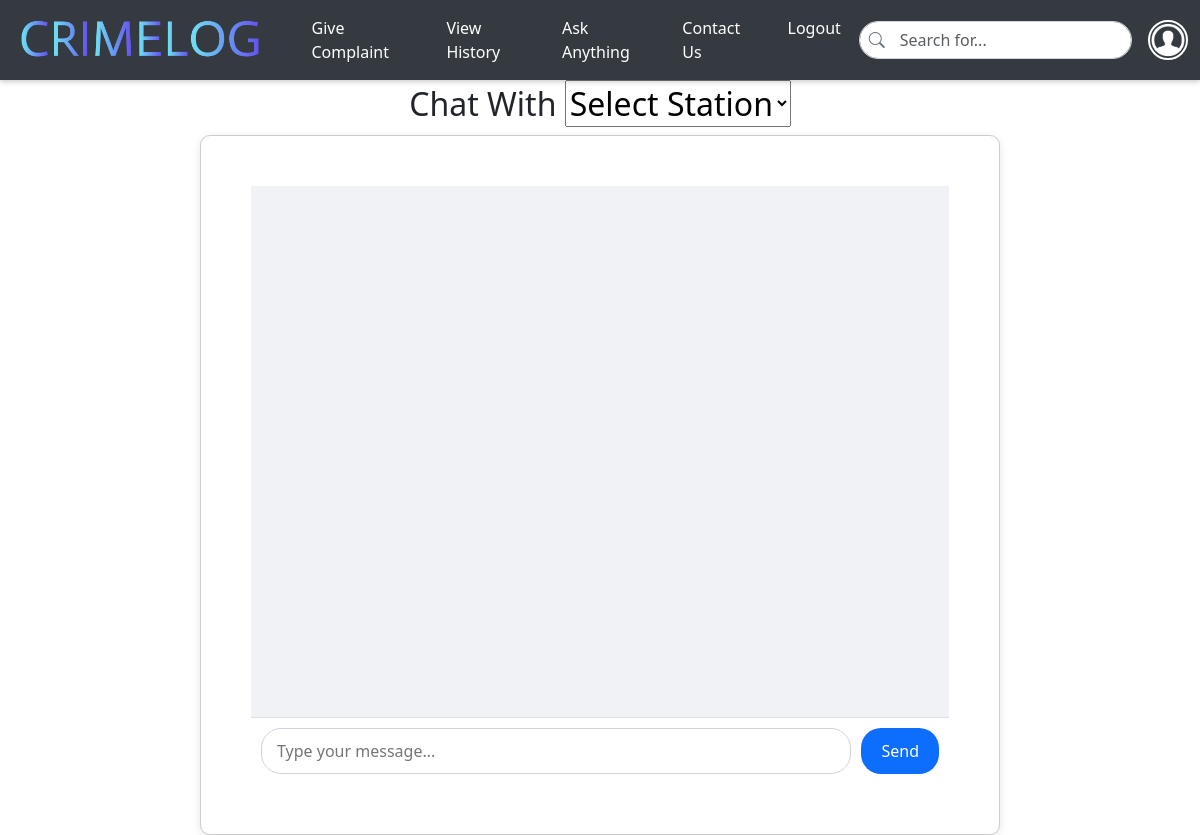
/message/1 (signed in), run on an earlier commit of the app's database.
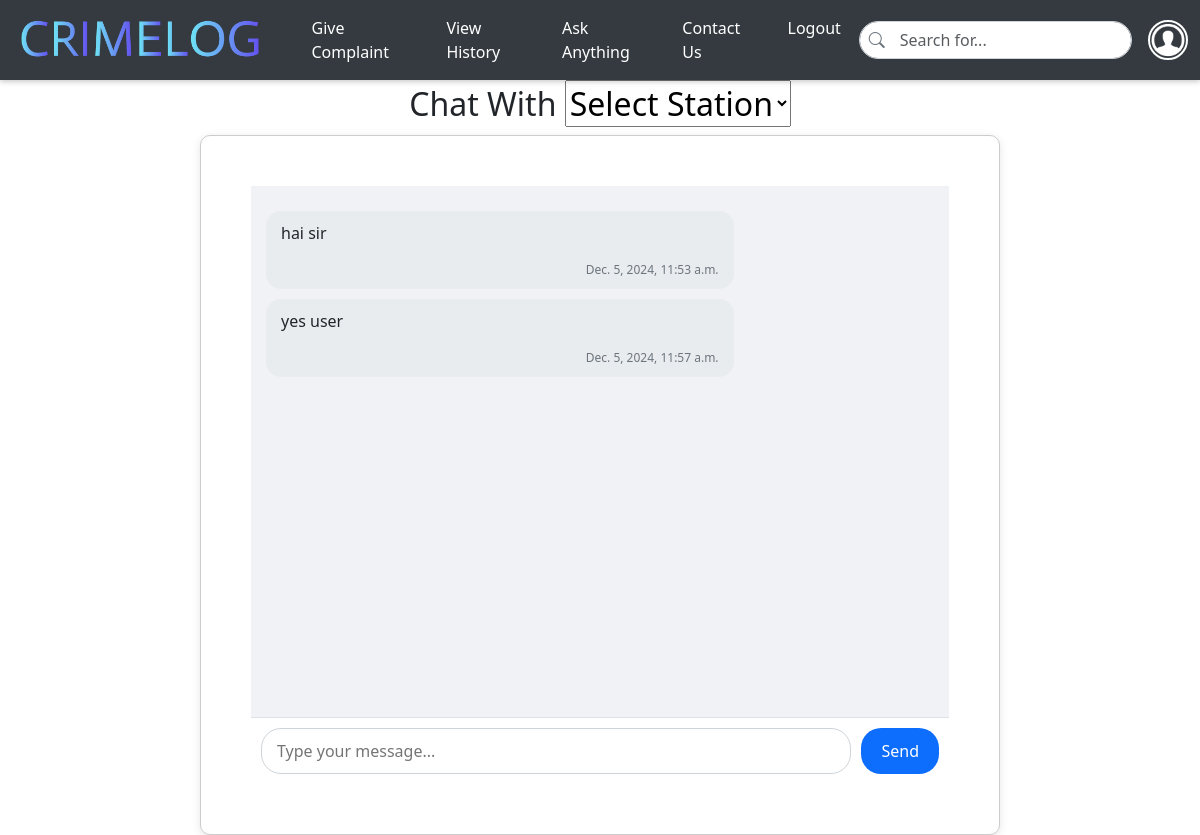
And on a later commit of the database.
### app/models.py (models this page shows, shortened)
class Chat(models.Model):
    police=models.ForeignKey(Police, on_delete=models.CASCADE)
    user=models.ForeignKey(User, on_delete=models.CASCADE)
    content = models.TextField()
    timestamp = models.DateTimeField(auto_now_add=True)
    is_read = models.BooleanField(default=False)

### app/views.py (the view)
# urls.py: path('message/<int:id>', views.message, name='message'),
def message(req, id):
    if 'user' in req.session:
        police = Police.objects.get(pk=id)
        user_id = req.session.get('user')  # Assuming `user` is the ID stored in session
        user = User.objects.get(pk=id)  # Retrieve the logged-in user
        data1 = Chat.objects.filter(police=police)
        police_officers = Police.objects.all()  # Fetch all police officers for assignment
        if req.method == 'POST':
            msg = req.POST.get('content')
            if msg:
                data = Chat.objects.create(police=police, user=user, content=msg)
                data.save()
        return render(req, 'user/message.html', {'data1': data1, 'police_officers': police_officers})
    else:
        return redirect(login)

### templates/user/message.html (shortened to what this page needs)
<!DOCTYPE html>
<html lang="en">
<head>
    <link href="https://cdn.jsdelivr.net/npm/bootstrap@5.3.3/dist/css/bootstrap.min.css" rel="stylesheet">
    <link href="https://cdn.jsdelivr.net/npm/bootstrap-icons/font/bootstrap-icons.css" rel="stylesheet">
</head>
<body>
    <nav id="nav" class="navbar navbar-expand-lg navbar-dark sticky-top">
        <div class="container-fluid">
            <a class="navbar-brand" href="../userhome">
                <img id="logo" src="../static/images/logo.png" alt="CrimeLog">
            </a>
            <div class="collapse navbar-collapse" id="mynavbar">
                <ul class="navbar-nav me-auto">
                    <li class="nav-item">
                        <a class="nav-link" href="../submit_complaint">Give Complaint</a>
                    </li>
                    <li class="nav-item">
                        <a class="nav-link" href="../userhistory">View History</a>
                    </li>
                    <li class="nav-item">
                        <a class="nav-link" href="../userchat">Ask Anything</a>
                    </li>
                    <li class="nav-item">
                        <a class="nav-link" href="../contactus">Contact Us</a>
                    </li>
                    <li class="nav-item">
                        <a class="nav-link" href="../logout">Logout</a>
                    </li>
                </ul>
                <div class="search-bar">
                    <span class="search-icon"><i class="bi bi-search"></i></span>
                    <form method="post" action="{% url 'usersearch' %}">
                        <input class="form-control" type="text" name="query" placeholder="Search for...">
                    </form>
                </div>
                <div class="dropdown ms-3">
                    <button class="btn btn-link dropdown p-0 border-0" type="button" id="profileDropdown" data-bs-toggle="dropdown" aria-expanded="false">
                        <img src="../static/images/profile.png" alt="Profile" class="profile-img">
                    </button>
                </div>
            </div>
        </div>
    </nav>
    <h2 id="h2">Chat With
    <select name="police" id="police" required>
        <option value="" disabled selected>Select Station</option>
    </select></h2>
    <div id="chat-container">
        <div id="chat-box">
            {% for message in data1 %}
                <div class="message {% if message.sender == user %}user-message{% else %}reply-message{% endif %}">
                    <p>{{ message.content }}</p>
                    <div class="timestamp">{{ message.timestamp }}</div>
                </div>
            {% endfor %}
        </div>
        <form id="message-input" method="POST">
            <textarea name="content" rows="1" placeholder="Type your message..."></textarea>
            <button type="submit">Send</button>
        </form>
    </div>
</body>
</html>

What changed in the data, as far as the page shows it:
added Chat: content "hai sir", timestamp "Dec. 5, 2024, 11:53 a.m."
added Chat: content "yes user", timestamp "Dec. 5, 2024, 11:57 a.m."
